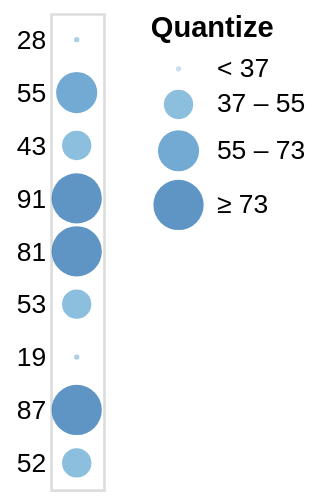

Express this chart as Vega-Lite.
### Vega-Lite specification from a JSON file in a GitHub repository (floating-point values rounded to 4 significant figures)
{"$schema": "https://vega.github.io/schema/vega-lite/v5.json", "data": {"values": [{"a": "A", "b": 28}, {"a": "B", "b": 55}, {"a": "C", "b": 43}, {"a": "D", "b": 91}, {"a": "E", "b": 81}, {"a": "F", "b": 53}, {"a": "G", "b": 19}, {"a": "H", "b": 87}, {"a": "I", "b": 52}]}, "mark": "circle", "encoding": {"y": {"field": "b", "type": "nominal", "sort": null, "axis": {"ticks": false, "domain": false, "title": null}}, "size": {"field": "b", "type": "quantitative", "scale": {"type": "quantize"}}, "color": {"field": "b", "type": "quantitative", "scale": {"type": "quantize", "zero": true}, "legend": {"title": "Quantize"}}}}
